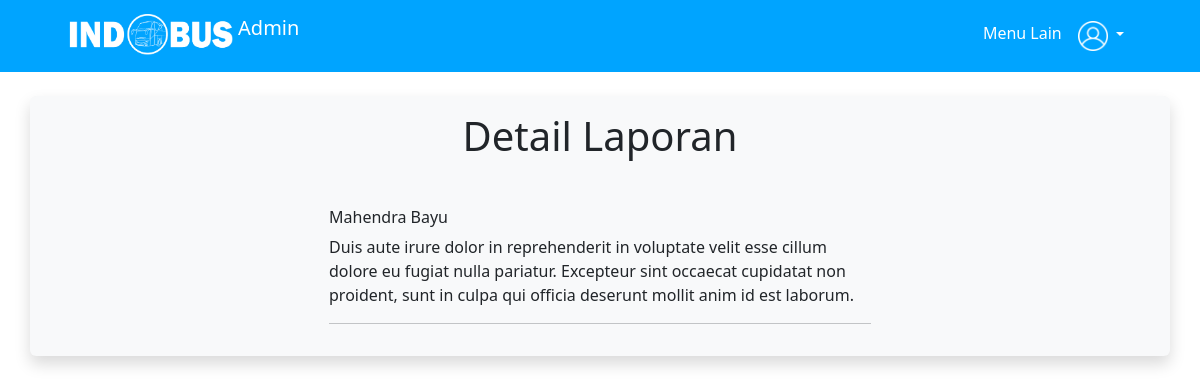
/User/admin/det_peng_user.php?id=2, run on the app's committed database.
### tables this page shows
CREATE TABLE `pengaduan_user` (
  `id_pengaduan_user` int(11) NOT NULL,
  `nama` varchar(255) NOT NULL,
  `email` varchar(255) NOT NULL,
  `laporan` text NOT NULL
);

### User/admin/det_peng_user.php (the view, shortened to what this page needs)
<!DOCTYPE html>
<html lang="en">
<head>
    <link href="https://cdn.jsdelivr.net/npm/bootstrap@5.3.0/dist/css/bootstrap.min.css" rel="stylesheet">
</head>
<body>
<header>
        <nav class="navbar navbar-expand-lg navbar-dark p-2" style="background-color: rgb(0, 164, 255);">
            <div class="container-fluid">
                <a class="navbar-brand ps-5" href="datamitra.php">
                    <img src="Asset 1.png" alt="Logo" height="45" class="d-inline-block align-text-top">
                    Admin
                </a>
                <div class="collapse navbar-collapse justify-content-end" id="nav">
                    <ul class="navbar-nav me-5">
                        <li class="nav-item">
                            <a href="#" class="nav-link active" data-bs-toggle="offcanvas" data-bs-target="#offcanvasWithBothOptions" aria-controls="offcanvasWithBothOptions">Menu Lain</a>
                        </li>
                        <li class="nav-item dropdown">
                            <a class="nav-link dropdown-toggle active" href="#" role="button" data-bs-toggle="dropdown" aria-expanded="false">
                                <img src="user.png" width="30px" alt="Account">
                            </a>
                        </li>
                    </ul>
                </div>
            </div>
        </nav>
    </header>
    <section>
        <div class="container shadow p-3 mb-5 mt-4 bg-body-tertiary rounded">
            <h1 class="mb-5 text-center">Detail Laporan</h1>
            <div class="row justify-content-center">
                <div class="col-6">
                    <?php
                    include 'koneksi.php';
                    $id_pengaduan_user = $_GET['id'];
                    $data = mysqli_query($koneksi, "SELECT * FROM pengaduan_user WHERE id_pengaduan_user='$id_pengaduan_user'");
                    while ($d = mysqli_fetch_array($data)) {
                        ?>
                        <h6><?php echo $d['nama']; ?></h6>
                        <p><?php echo $d['laporan']; ?></p>
                        <hr>
                    <?php
                    }
                    ?>
                </div>
            </div>
        </div>
    </section>
</body>
</html>

### data on the page
pengaduan_user: nama "Mahendra Bayu", laporan "Duis aute irure dolor in reprehenderit in voluptate velit esse cillum dolore eu fugiat nulla pariatur. Excepteur sint occaecat cupidatat non proident, sunt in culpa qui officia deserunt mollit anim id est laborum."
